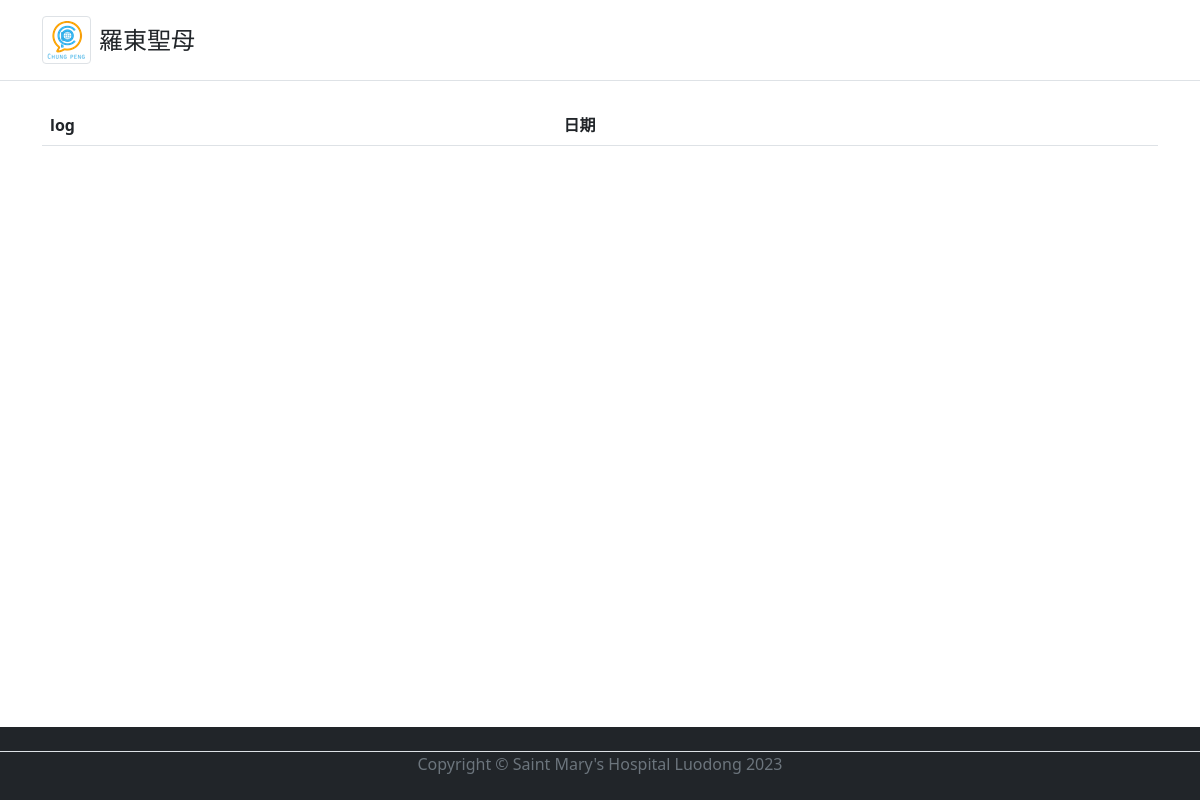
Before: /index.php/log with the older database file.
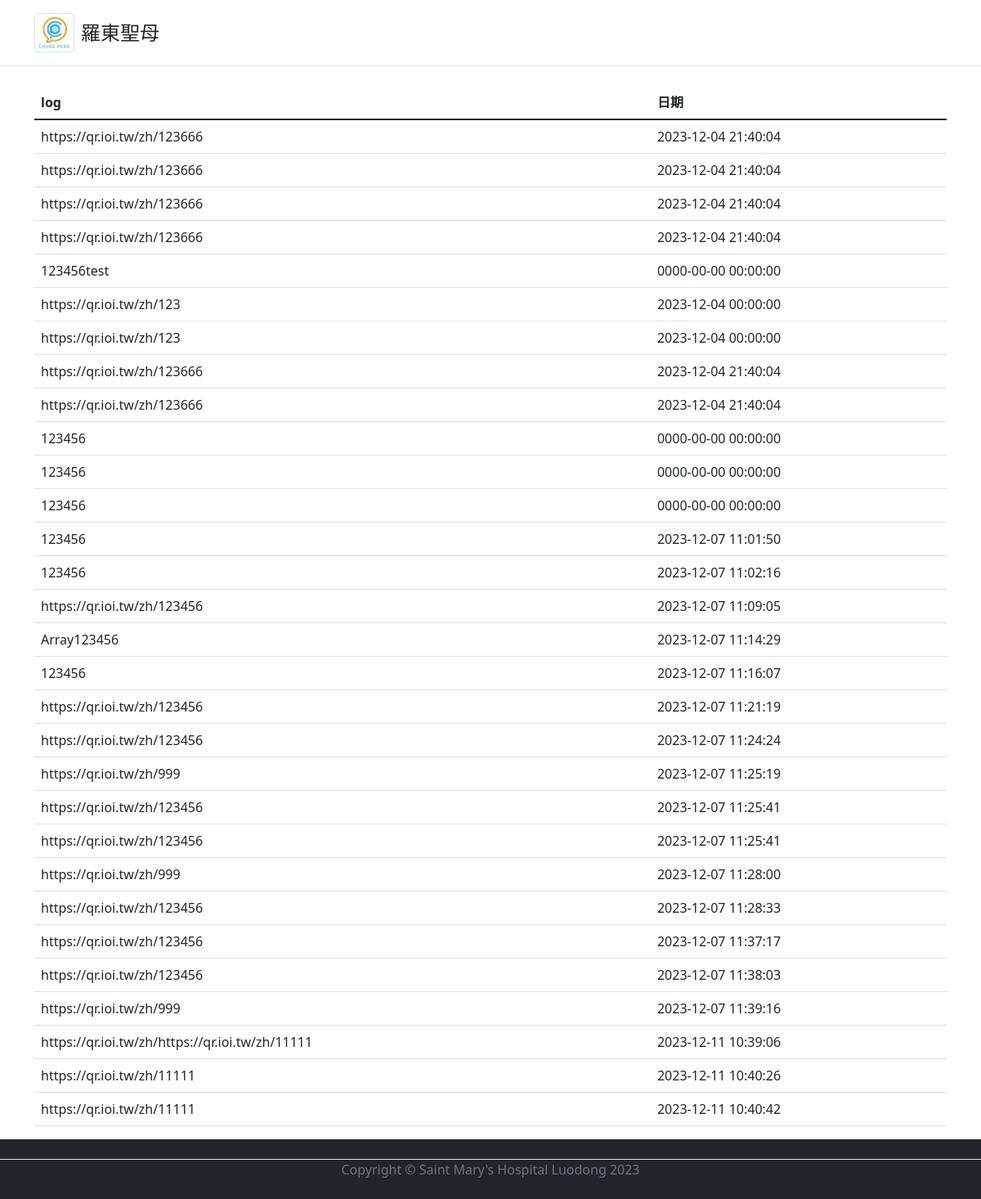
After: the same page with the newer database file.
### tables this page shows
CREATE TABLE `url_log` (
  `id` int(11) NOT NULL AUTO_INCREMENT,
  `log` varchar(200) NOT NULL,
  `createtime` datetime NOT NULL,
  PRIMARY KEY (`id`)
);

### application/controllers/Log.php (called while the page is built, shortened)
<?php
class Log extends CI_Controller
{
    public function __construct()
    {
        $this->load->model("log_model");
    }
    public function index()
    {
        $data["url_log"] = $this->log_model->get_all_logs();
        $this->load->view("log_view", $data);
    }
}

### index.php (called while the page is built, shortened)
<?php
require_once BASEPATH.'core/CodeIgniter.php';

### application/models/Log_model.php (called while the page is built, shortened)
<?php
class Log_model extends CI_Model
{
    public function get_all_logs()
    {
        $query = $this->db->get("url_log");
        return $query->result_array();
    }
}

### application/views/log_view.php (the view, shortened to what this page needs)
<!DOCTYPE html>
<html lang="en">
<head>
    <?php $this->load->view('stylesheet'); ?>
</head>
<body class="d-flex flex-column">
    <header class="py-3 mb-4 border-bottom">
        <div class="container d-flex flex-wrap justify-content-center">
            <div class="d-flex align-items-center mb mb-lg-0 me-lg-auto text-dark text-decoration-none">
                <img src="<?php echo base_url('theme/img/thumbnail.png'); ?>" class="img-thumbnail" alt="Setting">
                <span class="fs-4 px-2">羅東聖母</span>
            </div>
        </div>
    </header>
    <main class="flex-grow-1">
        <div class="container-sm">
            <table class="table table-hover">
                <thead>
                    <tr>
                        <th scope="col">log</th>
                        <th scope="col">日期</th>
                    </tr>
                </thead>
                <tbody>
                    <?php foreach ($url_log as $log) : ?>
                        <tr>
                            <td><?php echo $log['log']; ?></td>
                            <td><?php echo $log['createtime']; ?></td>
                        </tr>
                    <?php endforeach; ?>
                </tbody>
            </table>
        </div>
    </main>
    <footer class="flex-shrink-0 bg-dark text-white-50">
        <div class="d-flex justify-content-center align-items-center my-4 border-top">
            <div class="col-md-7 text-center">
                <span class="text-muted">Copyright © Saint Mary's Hospital Luodong 2023</span>
            </div>
        </div>
    </footer>
</body>
</html>

### application/views/stylesheet.php (shortened to what this page needs)
<link href="https://cdn.jsdelivr.net/npm/bootstrap@5.1.1/dist/css/bootstrap.min.css" rel="stylesheet">
<link rel="stylesheet" href="https://cdnjs.cloudflare.com/ajax/libs/font-awesome/6.5.1/css/all.min.css" />

### application/views/stylesheet.php (style rules this page uses)
html, body { height: 100%; }

Changed rows visible on the page:
added url_log: log "https://qr.ioi.tw/zh/123666", createtime "2023-12-04 21:40:04"
added url_log: log "https://qr.ioi.tw/zh/123666", createtime "2023-12-04 21:40:04"
added url_log: log "https://qr.ioi.tw/zh/123666", createtime "2023-12-04 21:40:04"
added url_log: log "https://qr.ioi.tw/zh/123666", createtime "2023-12-04 21:40:04"
added url_log: log "123456test", createtime "0000-00-00 00:00:00"
added url_log: log "https://qr.ioi.tw/zh/123", createtime "2023-12-04 00:00:00"
added url_log: log "https://qr.ioi.tw/zh/123", createtime "2023-12-04 00:00:00"
added url_log: log "https://qr.ioi.tw/zh/123666", createtime "2023-12-04 21:40:04"
added url_log: log "https://qr.ioi.tw/zh/123666", createtime "2023-12-04 21:40:04"
added url_log: log "123456", createtime "0000-00-00 00:00:00"
added url_log: log "123456", createtime "0000-00-00 00:00:00"
added url_log: log "123456", createtime "0000-00-00 00:00:00"
added url_log: log "123456", createtime "2023-12-07 11:01:50"
added url_log: log "123456", createtime "2023-12-07 11:02:16"
added url_log: log "https://qr.ioi.tw/zh/123456", createtime "2023-12-07 11:09:05"
added url_log: log "Array123456", createtime "2023-12-07 11:14:29"
added url_log: log "123456", createtime "2023-12-07 11:16:07"
added url_log: log "https://qr.ioi.tw/zh/123456", createtime "2023-12-07 11:21:19"
added url_log: log "https://qr.ioi.tw/zh/123456", createtime "2023-12-07 11:24:24"
added url_log: log "https://qr.ioi.tw/zh/999", createtime "2023-12-07 11:25:19"
added url_log: log "https://qr.ioi.tw/zh/123456", createtime "2023-12-07 11:25:41"
added url_log: log "https://qr.ioi.tw/zh/123456", createtime "2023-12-07 11:25:41"
added url_log: log "https://qr.ioi.tw/zh/999", createtime "2023-12-07 11:28:00"
added url_log: log "https://qr.ioi.tw/zh/123456", createtime "2023-12-07 11:28:33"
added url_log: log "https://qr.ioi.tw/zh/123456", createtime "2023-12-07 11:37:17"
added url_log: log "https://qr.ioi.tw/zh/123456", createtime "2023-12-07 11:38:03"
added url_log: log "https://qr.ioi.tw/zh/999", createtime "2023-12-07 11:39:16"
added url_log: log "https://qr.ioi.tw/zh/https://qr.ioi.tw/zh/11111", createtime "2023-12-11 10:39:06"
added url_log: log "https://qr.ioi.tw/zh/11111", createtime "2023-12-11 10:40:26"
added url_log: log "https://qr.ioi.tw/zh/11111", createtime "2023-12-11 10:40:42"
